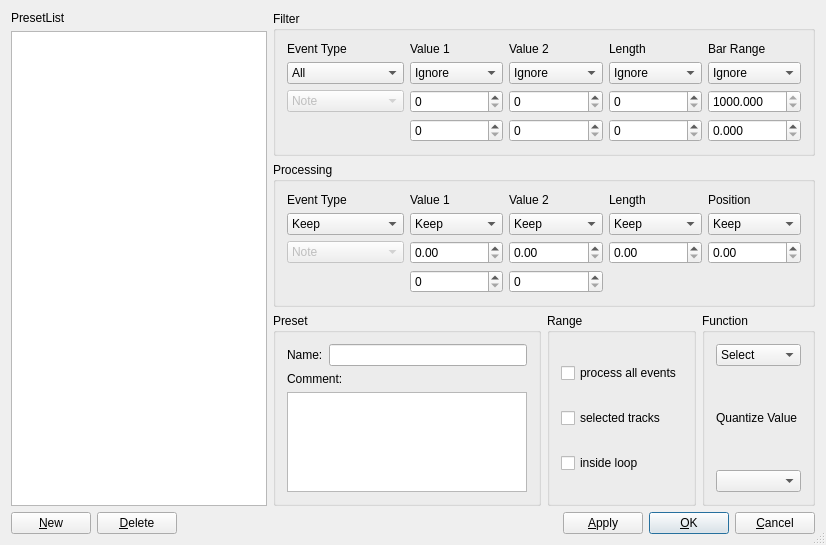
<?xml version="1.0" encoding="UTF-8"?>
<ui version="4.0">
 <class>MidiTransformDialogBase</class>
 <widget class="QDialog" name="MidiTransformDialogBase">
  <property name="geometry">
   <rect>
    <x>0</x>
    <y>0</y>
    <width>826</width>
    <height>545</height>
   </rect>
  </property>
  <property name="windowTitle">
   <string>OOMidi: Midi Transformator</string>
  </property>
  <property name="sizeGripEnabled">
   <bool>true</bool>
  </property>
  <layout class="QGridLayout">
   <property name="margin">
    <number>11</number>
   </property>
   <property name="spacing">
    <number>6</number>
   </property>
   <item row="3" column="0" colspan="2">
    <layout class="QHBoxLayout">
     <property name="spacing">
      <number>6</number>
     </property>
     <property name="margin">
      <number>0</number>
     </property>
     <item>
      <widget class="QPushButton" name="buttonNew">
       <property name="text">
        <string>&amp;New</string>
       </property>
       <property name="autoDefault">
        <bool>true</bool>
       </property>
      </widget>
     </item>
     <item>
      <widget class="QPushButton" name="buttonDelete">
       <property name="text">
        <string>&amp;Delete</string>
       </property>
       <property name="autoDefault">
        <bool>true</bool>
       </property>
      </widget>
     </item>
     <item>
      <spacer name="Horizontal Spacing2">
       <property name="orientation">
        <enum>Qt::Horizontal</enum>
       </property>
       <property name="sizeType">
        <enum>QSizePolicy::Expanding</enum>
       </property>
       <property name="sizeHint" stdset="0">
        <size>
         <width>20</width>
         <height>20</height>
        </size>
       </property>
      </spacer>
     </item>
     <item>
      <widget class="QPushButton" name="buttonApply">
       <property name="text">
        <string>&amp;Apply</string>
       </property>
       <property name="autoDefault">
        <bool>true</bool>
       </property>
      </widget>
     </item>
     <item>
      <widget class="QPushButton" name="buttonOk">
       <property name="text">
        <string>&amp;OK</string>
       </property>
       <property name="autoDefault">
        <bool>true</bool>
       </property>
       <property name="default">
        <bool>true</bool>
       </property>
      </widget>
     </item>
     <item>
      <widget class="QPushButton" name="buttonCancel">
       <property name="text">
        <string>&amp;Cancel</string>
       </property>
       <property name="autoDefault">
        <bool>true</bool>
       </property>
      </widget>
     </item>
    </layout>
   </item>
   <item row="0" column="0" rowspan="3">
    <layout class="QVBoxLayout">
     <property name="spacing">
      <number>6</number>
     </property>
     <property name="margin">
      <number>0</number>
     </property>
     <item>
      <widget class="QLabel" name="TextLabel1_2">
       <property name="text">
        <string>PresetList</string>
       </property>
       <property name="wordWrap">
        <bool>false</bool>
       </property>
      </widget>
     </item>
     <item>
      <widget class="QListWidget" name="presetList">
       <property name="sizePolicy">
        <sizepolicy hsizetype="MinimumExpanding" vsizetype="MinimumExpanding">
         <horstretch>0</horstretch>
         <verstretch>0</verstretch>
        </sizepolicy>
       </property>
      </widget>
     </item>
    </layout>
   </item>
   <item row="1" column="1">
    <widget class="QGroupBox" name="GroupBox5">
     <property name="title">
      <string>Processing</string>
     </property>
     <layout class="QGridLayout">
      <property name="margin">
       <number>11</number>
      </property>
      <property name="spacing">
       <number>6</number>
      </property>
      <item row="0" column="0">
       <widget class="QLabel" name="TextLabel5">
        <property name="text">
         <string>Event Type</string>
        </property>
        <property name="wordWrap">
         <bool>false</bool>
        </property>
       </widget>
      </item>
      <item row="1" column="0">
       <widget class="QComboBox" name="procEventOp">
        <item>
         <property name="text">
          <string>Keep</string>
         </property>
        </item>
        <item>
         <property name="text">
          <string>Fix</string>
         </property>
        </item>
       </widget>
      </item>
      <item row="2" column="0">
       <widget class="QComboBox" name="procType">
        <property name="enabled">
         <bool>false</bool>
        </property>
        <item>
         <property name="text">
          <string>Note</string>
         </property>
        </item>
        <item>
         <property name="text">
          <string>Poly Pressure</string>
         </property>
        </item>
        <item>
         <property name="text">
          <string>Control Change</string>
         </property>
        </item>
        <item>
         <property name="text">
          <string>Aftertouch</string>
         </property>
        </item>
        <item>
         <property name="text">
          <string>Pitch Bend</string>
         </property>
        </item>
        <item>
         <property name="text">
          <string>NRPN</string>
         </property>
        </item>
        <item>
         <property name="text">
          <string>RPN</string>
         </property>
        </item>
       </widget>
      </item>
      <item row="1" column="1">
       <widget class="QComboBox" name="procVal1Op">
        <item>
         <property name="text">
          <string>Keep</string>
         </property>
        </item>
        <item>
         <property name="text">
          <string>Plus</string>
         </property>
        </item>
        <item>
         <property name="text">
          <string>Minus</string>
         </property>
        </item>
        <item>
         <property name="text">
          <string>Multiply</string>
         </property>
        </item>
        <item>
         <property name="text">
          <string>Divide</string>
         </property>
        </item>
        <item>
         <property name="text">
          <string>Fix</string>
         </property>
        </item>
        <item>
         <property name="text">
          <string>Value 2</string>
         </property>
        </item>
        <item>
         <property name="text">
          <string>Invert</string>
         </property>
        </item>
        <item>
         <property name="text">
          <string>ScaleMap</string>
         </property>
        </item>
        <item>
         <property name="text">
          <string>Flip</string>
         </property>
        </item>
        <item>
         <property name="text">
          <string>Dyn</string>
         </property>
        </item>
        <item>
         <property name="text">
          <string>Random</string>
         </property>
        </item>
       </widget>
      </item>
      <item row="0" column="1">
       <widget class="QLabel" name="TextLabel6">
        <property name="text">
         <string>Value 1</string>
        </property>
        <property name="wordWrap">
         <bool>false</bool>
        </property>
       </widget>
      </item>
      <item row="0" column="2">
       <widget class="QLabel" name="TextLabel7">
        <property name="text">
         <string>Value 2</string>
        </property>
        <property name="wordWrap">
         <bool>false</bool>
        </property>
       </widget>
      </item>
      <item row="0" column="3">
       <widget class="QLabel" name="TextLabel10_2">
        <property name="text">
         <string>Length</string>
        </property>
        <property name="wordWrap">
         <bool>false</bool>
        </property>
       </widget>
      </item>
      <item row="0" column="4">
       <widget class="QLabel" name="TextLabel12">
        <property name="text">
         <string>Position</string>
        </property>
        <property name="wordWrap">
         <bool>false</bool>
        </property>
       </widget>
      </item>
      <item row="1" column="2">
       <widget class="QComboBox" name="procVal2Op">
        <item>
         <property name="text">
          <string>Keep</string>
         </property>
        </item>
        <item>
         <property name="text">
          <string>Plus</string>
         </property>
        </item>
        <item>
         <property name="text">
          <string>Minus</string>
         </property>
        </item>
        <item>
         <property name="text">
          <string>Multiply</string>
         </property>
        </item>
        <item>
         <property name="text">
          <string>Divide</string>
         </property>
        </item>
        <item>
         <property name="text">
          <string>Fix</string>
         </property>
        </item>
        <item>
         <property name="text">
          <string>Value 1</string>
         </property>
        </item>
        <item>
         <property name="text">
          <string>Invert</string>
         </property>
        </item>
        <item>
         <property name="text">
          <string>Dyn</string>
         </property>
        </item>
        <item>
         <property name="text">
          <string>Random</string>
         </property>
        </item>
       </widget>
      </item>
      <item row="1" column="3">
       <widget class="QComboBox" name="procLenOp">
        <item>
         <property name="text">
          <string>Keep</string>
         </property>
        </item>
        <item>
         <property name="text">
          <string>Plus</string>
         </property>
        </item>
        <item>
         <property name="text">
          <string>Minus</string>
         </property>
        </item>
        <item>
         <property name="text">
          <string>Multiply</string>
         </property>
        </item>
        <item>
         <property name="text">
          <string>Divide</string>
         </property>
        </item>
        <item>
         <property name="text">
          <string>Fix</string>
         </property>
        </item>
       </widget>
      </item>
      <item row="3" column="1">
       <widget class="QSpinBox" name="procVal1b">
        <property name="maximum">
         <number>9999</number>
        </property>
       </widget>
      </item>
      <item row="3" column="2">
       <widget class="QSpinBox" name="procVal2b">
        <property name="maximum">
         <number>9999</number>
        </property>
       </widget>
      </item>
      <item row="2" column="1">
       <widget class="SpinBoxFP" name="procVal1a">
        <property name="maximum" stdset="0">
         <number>99999999</number>
        </property>
       </widget>
      </item>
      <item row="1" column="4">
       <widget class="QComboBox" name="procPosOp">
        <item>
         <property name="text">
          <string>Keep</string>
         </property>
        </item>
        <item>
         <property name="text">
          <string>Plus</string>
         </property>
        </item>
        <item>
         <property name="text">
          <string>Minus</string>
         </property>
        </item>
        <item>
         <property name="text">
          <string>Multiply</string>
         </property>
        </item>
        <item>
         <property name="text">
          <string>Divide</string>
         </property>
        </item>
       </widget>
      </item>
      <item row="2" column="2">
        <widget class="SpinBoxFP" name="procVal2a">
         <property name="maximum" stdset="0">
         <number>99999999</number>
        </property>
       </widget>
      </item>
      <item row="2" column="3">
        <widget class="SpinBoxFP" name="procLenA">
          <property name="maximum" stdset="0">
         <number>99999999</number>
        </property>
       </widget>
      </item>
      <item row="2" column="4">
        <widget class="SpinBoxFP" name="procPosA">
          <property name="maximum" stdset="0">
         <number>99999999</number>
        </property>
       </widget>
      </item>
     </layout>
    </widget>
   </item>
   <item row="0" column="1">
    <widget class="QGroupBox" name="GroupBox3">
     <property name="title">
      <string>Filter</string>
     </property>
     <layout class="QGridLayout">
      <property name="margin">
       <number>11</number>
      </property>
      <property name="spacing">
       <number>6</number>
      </property>
      <item row="1" column="0">
       <widget class="QComboBox" name="selEventOp">
        <item>
         <property name="text">
          <string>All</string>
         </property>
        </item>
        <item>
         <property name="text">
          <string>Equal</string>
         </property>
        </item>
        <item>
         <property name="text">
          <string>Unequal</string>
         </property>
        </item>
       </widget>
      </item>
      <item row="2" column="0">
       <widget class="QComboBox" name="selType">
        <property name="enabled">
         <bool>false</bool>
        </property>
        <item>
         <property name="text">
          <string>Note</string>
         </property>
        </item>
        <item>
         <property name="text">
          <string>Poly Pressure</string>
         </property>
        </item>
        <item>
         <property name="text">
          <string>Control Change</string>
         </property>
        </item>
        <item>
         <property name="text">
          <string>Aftertouch</string>
         </property>
        </item>
        <item>
         <property name="text">
          <string>Pitch Bend</string>
         </property>
        </item>
        <item>
         <property name="text">
          <string>NRPN</string>
         </property>
        </item>
        <item>
         <property name="text">
          <string>RPN</string>
         </property>
        </item>
       </widget>
      </item>
      <item row="0" column="2">
       <widget class="QLabel" name="TextLabel3">
        <property name="text">
         <string>Value 2</string>
        </property>
        <property name="wordWrap">
         <bool>false</bool>
        </property>
       </widget>
      </item>
      <item row="0" column="1">
       <widget class="QLabel" name="TextLabel2">
        <property name="text">
         <string>Value 1</string>
        </property>
        <property name="wordWrap">
         <bool>false</bool>
        </property>
       </widget>
      </item>
      <item row="0" column="0">
       <widget class="QLabel" name="TextLabel1">
        <property name="text">
         <string>Event Type</string>
        </property>
        <property name="wordWrap">
         <bool>false</bool>
        </property>
       </widget>
      </item>
      <item row="1" column="1">
       <widget class="QComboBox" name="selVal1Op">
        <item>
         <property name="text">
          <string>Ignore</string>
         </property>
        </item>
        <item>
         <property name="text">
          <string>Equal</string>
         </property>
        </item>
        <item>
         <property name="text">
          <string>Unequal</string>
         </property>
        </item>
        <item>
         <property name="text">
          <string>Higher</string>
         </property>
        </item>
        <item>
         <property name="text">
          <string>Lower</string>
         </property>
        </item>
        <item>
         <property name="text">
          <string>Inside</string>
         </property>
        </item>
        <item>
         <property name="text">
          <string>Outside</string>
         </property>
        </item>
       </widget>
      </item>
      <item row="0" column="3">
       <widget class="QLabel" name="TextLabel10">
        <property name="text">
         <string>Length</string>
        </property>
        <property name="wordWrap">
         <bool>false</bool>
        </property>
       </widget>
      </item>
      <item row="0" column="4">
       <widget class="QLabel" name="TextLabel11">
        <property name="text">
         <string>Bar Range</string>
        </property>
        <property name="wordWrap">
         <bool>false</bool>
        </property>
       </widget>
      </item>
      <item row="1" column="2">
       <widget class="QComboBox" name="selVal2Op">
        <item>
         <property name="text">
          <string>Ignore</string>
         </property>
        </item>
        <item>
         <property name="text">
          <string>Equal</string>
         </property>
        </item>
        <item>
         <property name="text">
          <string>Unequal</string>
         </property>
        </item>
        <item>
         <property name="text">
          <string>Higher</string>
         </property>
        </item>
        <item>
         <property name="text">
          <string>Lower</string>
         </property>
        </item>
        <item>
         <property name="text">
          <string>Inside</string>
         </property>
        </item>
        <item>
         <property name="text">
          <string>Outside</string>
         </property>
        </item>
       </widget>
      </item>
      <item row="1" column="3">
       <widget class="QComboBox" name="selLenOp">
        <item>
         <property name="text">
          <string>Ignore</string>
         </property>
        </item>
        <item>
         <property name="text">
          <string>Equal</string>
         </property>
        </item>
        <item>
         <property name="text">
          <string>Unequal</string>
         </property>
        </item>
        <item>
         <property name="text">
          <string>Higher</string>
         </property>
        </item>
        <item>
         <property name="text">
          <string>Lower</string>
         </property>
        </item>
        <item>
         <property name="text">
          <string>Inside</string>
         </property>
        </item>
        <item>
         <property name="text">
          <string>Outside</string>
         </property>
        </item>
       </widget>
      </item>
      <item row="1" column="4">
       <widget class="QComboBox" name="selRangeOp">
        <item>
         <property name="text">
          <string>Ignore</string>
         </property>
        </item>
        <item>
         <property name="text">
          <string>Equal</string>
         </property>
        </item>
        <item>
         <property name="text">
          <string>Unequal</string>
         </property>
        </item>
        <item>
         <property name="text">
          <string>Higher</string>
         </property>
        </item>
        <item>
         <property name="text">
          <string>Lower</string>
         </property>
        </item>
        <item>
         <property name="text">
          <string>Inside</string>
         </property>
        </item>
        <item>
         <property name="text">
          <string>Outside</string>
         </property>
        </item>
       </widget>
      </item>
      <item row="3" column="1">
       <widget class="QSpinBox" name="selVal1b">
        <property name="maximum">
         <number>127</number>
        </property>
       </widget>
      </item>
      <item row="2" column="3">
       <widget class="QSpinBox" name="selLenA">
        <property name="maximum">
         <number>127</number>
        </property>
       </widget>
      </item>
      <item row="3" column="3">
       <widget class="QSpinBox" name="selLenB">
        <property name="maximum">
         <number>127</number>
        </property>
       </widget>
      </item>
      <item row="2" column="2">
       <widget class="QSpinBox" name="selVal2a">
        <property name="maximum">
         <number>127</number>
        </property>
       </widget>
      </item>
      <item row="3" column="2">
       <widget class="QSpinBox" name="selVal2b">
        <property name="maximum">
         <number>127</number>
        </property>
       </widget>
      </item>
      <item row="2" column="1">
       <widget class="QSpinBox" name="selVal1a">
        <property name="maximum">
         <number>127</number>
        </property>
       </widget>
      </item>
      <item row="3" column="4">
        <widget class="SpinBoxFP" name="selBarB">
        <property name="decimals" stdset="0">
         <number>3</number>
        </property>
       </widget>
      </item>
      <item row="2" column="4">
        <widget class="SpinBoxFP" name="selBarA">
        <property name="minimum" stdset="0">
         <number>1000</number>
        </property>
        <property name="decimals" stdset="0">
         <number>3</number>
        </property>
       </widget>
      </item>
     </layout>
    </widget>
   </item>
   <item row="2" column="1">
    <layout class="QHBoxLayout">
     <property name="spacing">
      <number>6</number>
     </property>
     <property name="margin">
      <number>0</number>
     </property>
     <item>
      <widget class="QGroupBox" name="GroupBox6_2">
       <property name="title">
        <string>Preset</string>
       </property>
       <layout class="QVBoxLayout">
        <property name="spacing">
         <number>6</number>
        </property>
        <property name="margin">
         <number>11</number>
        </property>
        <item>
         <layout class="QHBoxLayout">
          <property name="spacing">
           <number>6</number>
          </property>
          <property name="margin">
           <number>0</number>
          </property>
          <item>
           <widget class="QLabel" name="TextLabel13_2">
            <property name="text">
             <string>Name:</string>
            </property>
            <property name="wordWrap">
             <bool>false</bool>
            </property>
           </widget>
          </item>
          <item>
           <widget class="QLineEdit" name="nameEntry"/>
          </item>
         </layout>
        </item>
        <item>
         <widget class="QLabel" name="TextLabel14_2">
          <property name="text">
           <string>Comment:</string>
          </property>
          <property name="wordWrap">
           <bool>false</bool>
          </property>
         </widget>
        </item>
        <item>
         <widget class="QTextEdit" name="commentEntry"/>
        </item>
       </layout>
      </widget>
     </item>
     <item>
      <widget class="QGroupBox" name="GroupBox5_2">
       <property name="title">
        <string>Range</string>
       </property>
       <layout class="QVBoxLayout">
        <property name="spacing">
         <number>6</number>
        </property>
        <property name="margin">
         <number>11</number>
        </property>
        <item>
         <widget class="QCheckBox" name="processAll">
          <property name="text">
           <string>process all events</string>
          </property>
         </widget>
        </item>
        <item>
         <widget class="QCheckBox" name="selectedTracks">
          <property name="text">
           <string>selected tracks</string>
          </property>
         </widget>
        </item>
        <item>
         <widget class="QCheckBox" name="insideLoop">
          <property name="text">
           <string>inside loop</string>
          </property>
         </widget>
        </item>
       </layout>
      </widget>
     </item>
     <item>
      <widget class="QGroupBox" name="GroupBox7_2">
       <property name="title">
        <string>Function</string>
       </property>
       <layout class="QVBoxLayout">
        <property name="spacing">
         <number>6</number>
        </property>
        <property name="margin">
         <number>11</number>
        </property>
        <item>
         <widget class="QComboBox" name="funcOp">
          <item>
           <property name="text">
            <string>Select</string>
           </property>
          </item>
          <item>
           <property name="text">
            <string>Quantize</string>
           </property>
          </item>
          <item>
           <property name="text">
            <string>Delete</string>
           </property>
          </item>
          <item>
           <property name="text">
            <string>Transform</string>
           </property>
          </item>
          <item>
           <property name="text">
            <string>Insert</string>
           </property>
          </item>
          <item>
           <property name="text">
            <string>Copy</string>
           </property>
          </item>
          <item>
           <property name="text">
            <string>Extract</string>
           </property>
          </item>
         </widget>
        </item>
        <item>
         <widget class="QLabel" name="TextLabel9_2">
          <property name="text">
           <string>Quantize Value</string>
          </property>
          <property name="wordWrap">
           <bool>false</bool>
          </property>
         </widget>
        </item>
        <item>
         <widget class="ComboQuant" name="funcQuantVal" native="true"/>
        </item>
       </layout>
      </widget>
     </item>
    </layout>
   </item>
  </layout>
 </widget>
 <layoutdefault spacing="6" margin="11"/>
 <customwidgets>
   <customwidget>
     <class>SpinBoxFP</class>
     <extends>QDoubleSpinBox</extends>
     <header>spinboxFP.h</header>
   </customwidget>
  <customwidget>
   <class>ComboQuant</class>
   <extends>QComboBox</extends>
   <header>comboQuant.h</header>
  </customwidget>
 </customwidgets>
 <tabstops>
  <tabstop>selEventOp</tabstop>
  <tabstop>selType</tabstop>
  <tabstop>selVal1Op</tabstop>
  <tabstop>selVal1a</tabstop>
  <tabstop>selVal1b</tabstop>
  <tabstop>selVal2Op</tabstop>
  <tabstop>selVal2a</tabstop>
  <tabstop>selVal2b</tabstop>
  <tabstop>selLenOp</tabstop>
  <tabstop>selLenA</tabstop>
  <tabstop>selLenB</tabstop>
  <tabstop>selRangeOp</tabstop>
  <tabstop>procEventOp</tabstop>
  <tabstop>procType</tabstop>
  <tabstop>procVal1Op</tabstop>
  <tabstop>procVal1b</tabstop>
  <tabstop>procVal2Op</tabstop>
  <tabstop>procVal2b</tabstop>
  <tabstop>procLenOp</tabstop>
  <tabstop>procPosOp</tabstop>
  <tabstop>nameEntry</tabstop>
  <tabstop>commentEntry</tabstop>
  <tabstop>processAll</tabstop>
  <tabstop>selectedTracks</tabstop>
  <tabstop>insideLoop</tabstop>
  <tabstop>funcOp</tabstop>
  <tabstop>presetList</tabstop>
  <tabstop>buttonNew</tabstop>
  <tabstop>buttonDelete</tabstop>
  <tabstop>buttonApply</tabstop>
  <tabstop>buttonOk</tabstop>
  <tabstop>buttonCancel</tabstop>
 </tabstops>
 <resources/>
 <connections>
  <connection>
   <sender>buttonOk</sender>
   <signal>clicked()</signal>
   <receiver>MidiTransformDialogBase</receiver>
   <slot>accept()</slot>
   <hints>
    <hint type="sourcelabel">
     <x>20</x>
     <y>20</y>
    </hint>
    <hint type="destinationlabel">
     <x>20</x>
     <y>20</y>
    </hint>
   </hints>
  </connection>
  <connection>
   <sender>buttonCancel</sender>
   <signal>clicked()</signal>
   <receiver>MidiTransformDialogBase</receiver>
   <slot>reject()</slot>
   <hints>
    <hint type="sourcelabel">
     <x>20</x>
     <y>20</y>
    </hint>
    <hint type="destinationlabel">
     <x>20</x>
     <y>20</y>
    </hint>
   </hints>
  </connection>
 </connections>
</ui>
